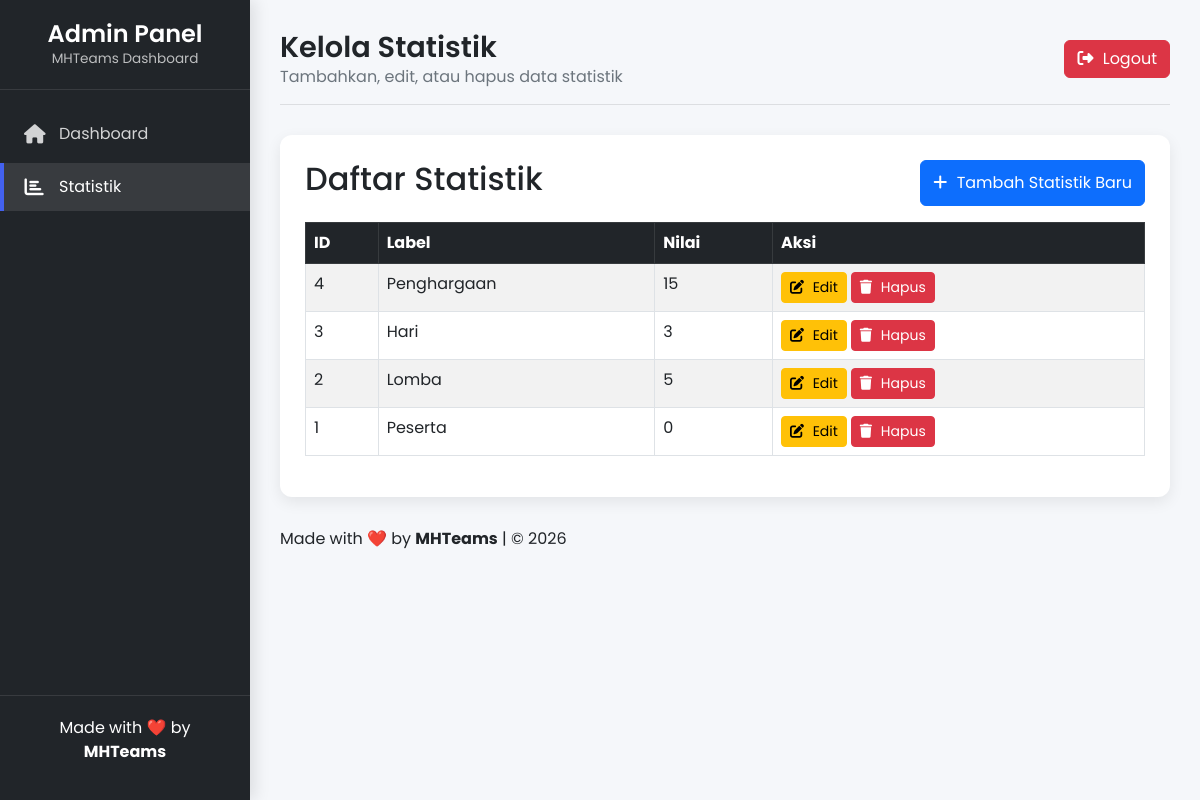
The page /admin/stats.php (signed in) on the database its author committed.
### tables this page shows
CREATE TABLE stats (
            id INTEGER PRIMARY KEY AUTOINCREMENT,
            label TEXT NOT NULL,
            value INTEGER NOT NULL
        );

### admin/stats.php (the view, shortened to what this page needs)
<?php
include "../config.php";
$stats = $conn->query("SELECT * FROM stats ORDER BY id DESC")->fetchAll(PDO::FETCH_ASSOC);
?>
<!DOCTYPE html>
<html lang="id">
<head>
    <link href="https://cdn.jsdelivr.net/npm/bootstrap@5.3.0/dist/css/bootstrap.min.css" rel="stylesheet">
    <link rel="stylesheet" href="https://cdnjs.cloudflare.com/ajax/libs/font-awesome/6.5.1/css/all.min.css">
</head>
<body>
<div class="admin-container">
    <div class="sidebar" id="sidebar">
        <div class="sidebar-header">
            <h3>Admin Panel</h3>
            <p>MHTeams Dashboard</p>
        </div>
        <div class="sidebar-menu">
            <ul>
                <li><a href="dashboard.php"><i class="fas fa-home"></i> Dashboard</a></li>
                <li><a href="stats.php" class="active"><i class="fas fa-chart-bar"></i> Statistik</a></li>
            </ul>
        </div>
        <div class="sidebar-footer">
            <p>Made with ❤️ by <strong>MHTeams</strong></p>
        </div>
    </div>
    <div class="main-content">
        <div class="header">
            <div class="welcome-text">
                <h1>Kelola Statistik</h1>
                <p>Tambahkan, edit, atau hapus data statistik</p>
            </div>
            <div class="user-info">
                <a href="logout.php" class="btn btn-danger"><i class="fas fa-right-from-bracket"></i> Logout</a>
            </div>
        </div>
        <div class="page-content">
            <div class="d-flex justify-content-between mb-3">
                <h2>Daftar Statistik</h2>
                <button class="btn btn-primary" data-bs-toggle="modal" data-bs-target="#addModal">
                    <i class="fas fa-plus"></i> Tambah Statistik Baru
                </button>
            </div>
            <?php if(count($stats) > 0): ?>
            <table class="table table-bordered table-striped">
                <thead class="table-dark">
                    <tr>
                        <th>ID</th>
                        <th>Label</th>
                        <th>Nilai</th>
                        <th>Aksi</th>
                    </tr>
                </thead>
                <tbody>
                    <?php foreach($stats as $s): ?>
                    <tr>
                        <td><?= $s['id'] ?></td>
                        <td><?= htmlspecialchars($s['label']) ?></td>
                        <td><?= htmlspecialchars($s['value']) ?></td>
                        <td>
                            <div class="d-flex gap-1">
                                <button class="btn btn-warning btn-sm" data-bs-toggle="modal" data-bs-target="#editModal<?= $s['id'] ?>">
                                    <i class="fas fa-edit"></i> Edit
                                </button>
                                <form method="post" class="d-inline" onsubmit="return confirm('Yakin ingin menghapus statistik ini?');">
                                    <button class="btn btn-danger btn-sm"><i class="fas fa-trash"></i> Hapus</button>
                                </form>
                            </div>
                        </td>
                    </tr>
                    <?php endforeach; ?>
                </tbody>
            </table>
            <?php endif; ?>
        </div>
        <div class="footer mt-4">
            <p>Made with ❤️ by <strong>MHTeams</strong> | © <?= date('Y'); ?></p>
        </div>
    </div>
</div>
</body>
</html>

### admin/stats.php (style rules this page uses)
:root { --primary: #4361ee; --secondary: #3f37c9; --success: #4cc9f0; --danger: #f72585; --warning: #f8961e; --dark: #212529; --light: #f8f9fa; --sidebar-width: 250px; --transition: all 0.3s ease; }
* { margin: 0; padding: 0; box-sizing: border-box; font-family: 'Poppins', sans-serif; }
body { background: #f5f7fa; color: var(--dark); min-height: 100vh; }
.admin-container { display: flex; min-height: 100vh; }
.sidebar { width: var(--sidebar-width); background: var(--dark); color: white; position: fixed; height: 100vh; transition: var(--transition); z-index: 1000; box-shadow: 5px 0 15px rgba(0, 0, 0, 0.1); }
.sidebar-header { padding: 20px; text-align: center; border-bottom: 1px solid rgba(255, 255, 255, 0.1); }
.sidebar-header h3 { font-weight: 600; font-size: 1.5rem; margin: 0; }
.sidebar-header p { font-size: 0.85rem; color: rgba(255, 255, 255, 0.7); margin: 0; }
.sidebar-menu { padding: 20px 0; }
.sidebar-menu ul { list-style: none; padding: 0; }
.sidebar-menu li { margin-bottom: 5px; }
.sidebar-menu a { display: flex; align-items: center; padding: 12px 20px; color: rgba(255, 255, 255, 0.8); text-decoration: none; transition: var(--transition); border-left: 4px solid transparent; }
.sidebar-menu a.active { background: rgba(255, 255, 255, 0.1); color: white; border-left: 4px solid var(--primary); }
.sidebar-menu i { margin-right: 15px; font-size: 1.2rem; width: 20px; text-align: center; }
.sidebar-footer { position: absolute; bottom: 0; width: 100%; padding: 20px; text-align: center; border-top: 1px solid rgba(255, 255, 255, 0.1); }
.main-content { flex: 1; margin-left: var(--sidebar-width); padding: 30px; transition: var(--transition); }
.header { display: flex; justify-content: space-between; align-items: center; margin-bottom: 30px; padding-bottom: 15px; border-bottom: 1px solid rgba(0, 0, 0, 0.1); }
.welcome-text h1 { font-size: 1.8rem; font-weight: 600; margin: 0; }
.welcome-text p { color: #6c757d; margin: 0; }
.user-info { display: flex; align-items: center; }
.page-content { background: white; border-radius: 12px; padding: 25px; box-shadow: 0 5px 15px rgba(0, 0, 0, 0.08); margin-bottom: 30px; }
.btn i { margin-right: 5px; }

### rows shown on the page
stats: id "4", label "Penghargaan", value "15"
stats: id "3", label "Hari", value "3"
stats: id "2", label "Lomba", value "5"
stats: id "1", label "Peserta", value "0"
